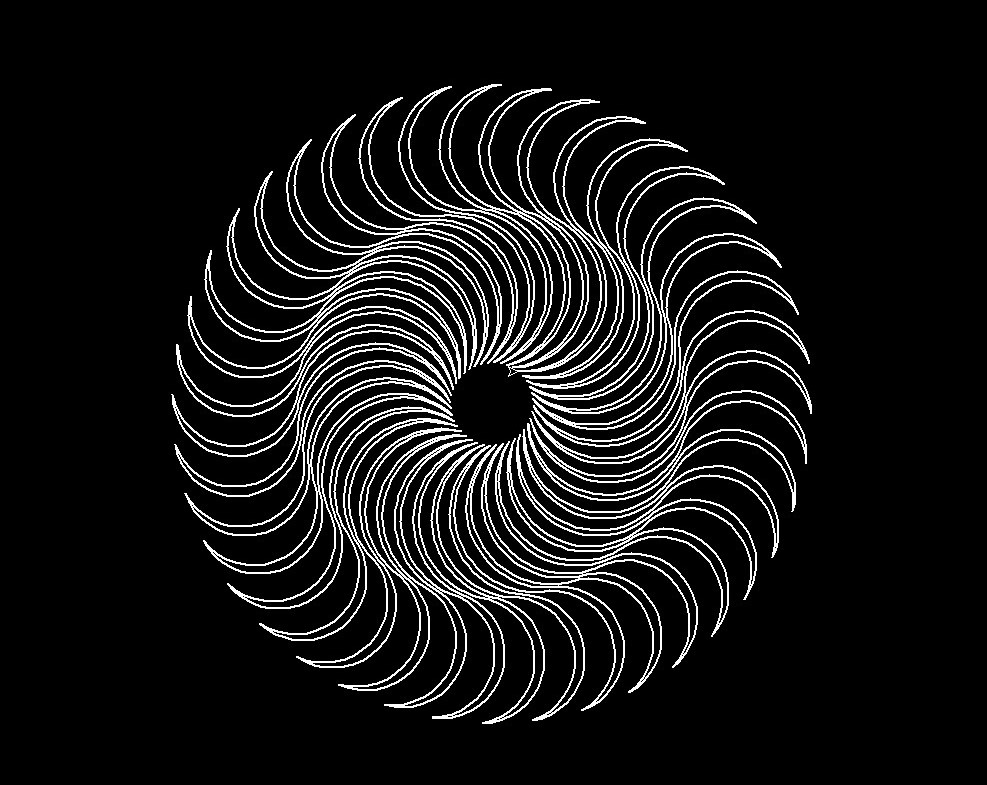
#> input picture 17_lesson_spiral.jpg, 987 x 785 px
$ python 17_lesson.py
#> lines starting #> are read from the running program, lines starting #| are printed output that depends on the picture
import matplotlib.pyplot as pl
import numpy as np
import matplotlib.image as mpimg


x = np.linspace(0, 10, 101)
y = np.sin(x)

image = mpimg.imread('17_lesson_spiral.jpg')
#> image is the input picture: shape (785, 987, 3); min 0, max 255, mean 20.9

fig, ax = pl.subplots(ncols = 2, figsize = (6, 3))
ax[0].imshow(image)
ax[0].axis('off')
ax[1].plot(x, y)
pl.tight_layout()


pl.show()
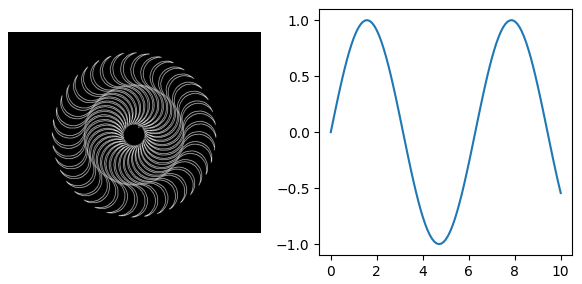
#> figure drawn by matplotlib, 2 panels; panel 2: curve peaks at x = 1.6, y = 1
